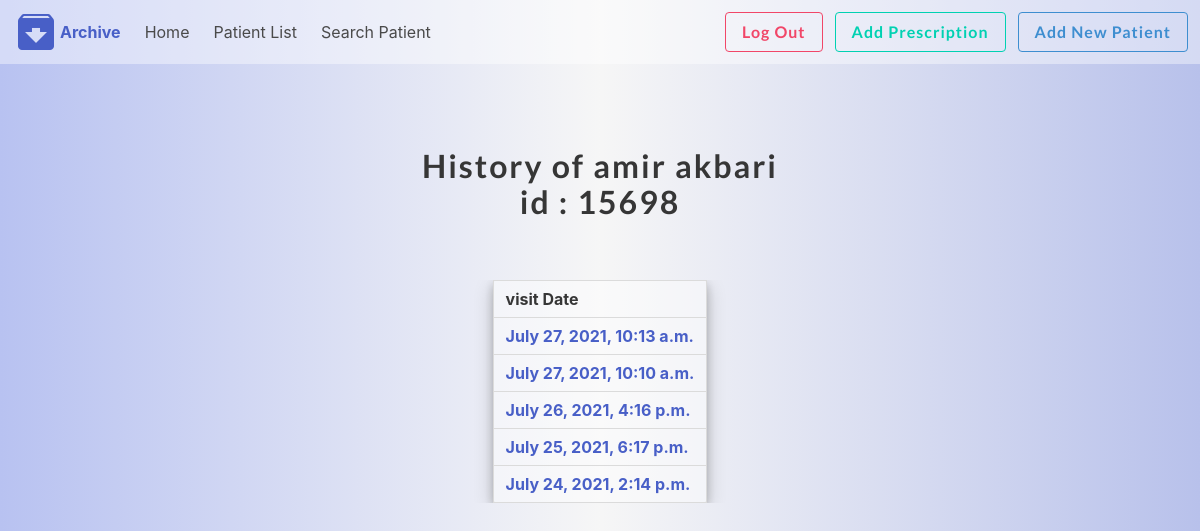
The app's page /patient/2/history (signed in), older data.
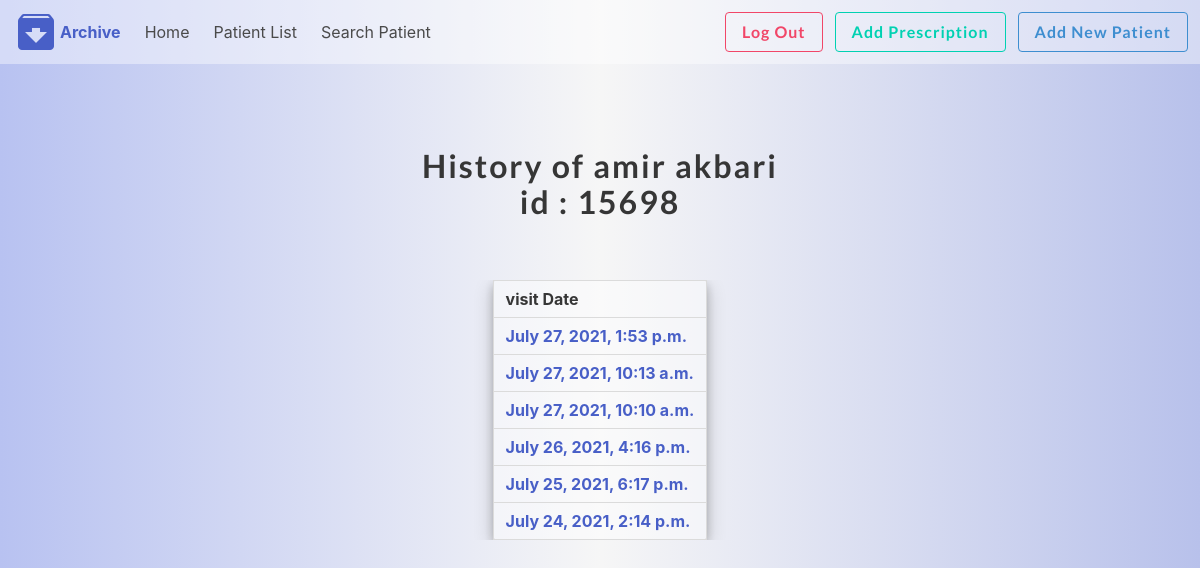
The same page, newer data.
### patienthistory/models.py (models this page shows, shortened)
class PatientHistory(models.Model):
    PatientId = models.ForeignKey(Patient, on_delete=models.CASCADE, blank=True, null=True)
    Prescription = models.TextField(max_length=300, null=True, blank=True)
    nextVisit = models.CharField(null=True, blank=True, max_length=30)
    picture = models.ImageField(upload_to=user_hitory_path, blank=True, null=True, verbose_name='Picture')
    VisitDate = models.DateTimeField(auto_now_add=True, blank=True)
    Description = models.TextField(max_length=300, null=True, blank=True)

### patienthistory/views.py (the view)
# urls.py: path('<PatientId>/history', views.PatientHistoryview, name='patientHist'),
@login_required
def PatientHistoryview(request, PatientId):
    user = PatientId
    allhistories = PatientHistory.objects.filter(PatientId_id=user).order_by('-VisitDate')
    username = Patient.objects.get(id=user)
    context = {'allhistories': allhistories,
               'username': username
               }
    return render(request, 'patienthistory/patienthis.html', context)

### patienthistory/templates/patienthistory/patienthis.html
{% extends 'patienthistory/base.html' %}
{% block content %}
    <section class="section">
        <div class="container">
            <div class="columns is-mobile is-centered">
                <div class="column">
                    <br>
                    <div class="column">
                        <h1 class="title" style="text-align: center">
                           <strong>History of </strong> {{ username.first_name }} {{ username.last_name }}<b> <br> id : </b>{{ username.Id_card_number }}
                        </h1>
                    </div>
                    <section class="section">
                        <div class="container">
                            <div class="table-container">
                                <table class="table table is-bordered"
                                       style="border-radius:2%; margin-left: auto;margin-right: auto; box-shadow: 0 4px 8px 0 rgba(0, 0, 0, 0.2), 0 6px 20px 0 rgba(0, 0, 0, 0.19); background: rgba(255,255,255,0.4);">
                                    <thead>
                                    <tr>
                                        <th>visit Date</th>
                                    </tr>
                                    </thead>
                                    <tbody>
                                    {% for history in allhistories %}
                                        <tr>
                                            <td><b><a href="{% url 'Prescription' history.id %}">{{ history.VisitDate }}</a></b></td>
                                        </tr>
                                    {% endfor %}
                                    </tbody>
                                </table>
                            </div>
                        </div>
                    </section>
                </div>
            </div>
        </div>
    </section>
{% endblock %}

Row changes from the older to the newer data that the page shows:
added PatientHistory: VisitDate "July 27, 2021, 1:53 p.m."
